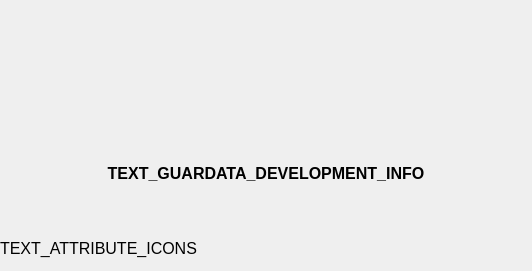
<?xml version="1.0" encoding="UTF-8"?>
<ui version="4.0">
 <class>AboutWidget</class>
 <widget class="QWidget" name="AboutWidget">
  <property name="geometry">
   <rect>
    <x>0</x>
    <y>0</y>
    <width>532</width>
    <height>271</height>
   </rect>
  </property>
  <property name="windowTitle">
   <string>Form</string>
  </property>
  <layout class="QVBoxLayout" name="verticalLayout">
   <property name="spacing">
    <number>30</number>
   </property>
   <property name="leftMargin">
    <number>0</number>
   </property>
   <property name="topMargin">
    <number>0</number>
   </property>
   <property name="rightMargin">
    <number>0</number>
   </property>
   <property name="bottomMargin">
    <number>0</number>
   </property>
   <item>
    <layout class="QHBoxLayout" name="horizontalLayout">
     <item>
      <spacer name="horizontalSpacer">
       <property name="orientation">
        <enum>Qt::Horizontal</enum>
       </property>
       <property name="sizeHint" stdset="0">
        <size>
         <width>40</width>
         <height>20</height>
        </size>
       </property>
      </spacer>
     </item>
     <item>
      <widget class="QLabel" name="label">
       <property name="minimumSize">
        <size>
         <width>500</width>
         <height>0</height>
        </size>
       </property>
       <property name="maximumSize">
        <size>
         <width>500</width>
         <height>16777215</height>
        </size>
       </property>
       <property name="text">
        <string/>
       </property>
       <property name="pixmap">
        <pixmap resource="../rc/resources.qrc">:/logos/images/logos/parsec.png</pixmap>
       </property>
       <property name="scaledContents">
        <bool>true</bool>
       </property>
       <property name="alignment">
        <set>Qt::AlignCenter</set>
       </property>
      </widget>
     </item>
     <item>
      <spacer name="horizontalSpacer_2">
       <property name="orientation">
        <enum>Qt::Horizontal</enum>
       </property>
       <property name="sizeHint" stdset="0">
        <size>
         <width>40</width>
         <height>20</height>
        </size>
       </property>
      </spacer>
     </item>
    </layout>
   </item>
   <item>
    <widget class="QLabel" name="label_version">
     <property name="font">
      <font>
       <pointsize>14</pointsize>
      </font>
     </property>
     <property name="text">
      <string/>
     </property>
     <property name="alignment">
      <set>Qt::AlignCenter</set>
     </property>
    </widget>
   </item>
   <item>
    <widget class="QLabel" name="label_2">
     <property name="font">
      <font>
       <pointsize>12</pointsize>
       <weight>75</weight>
       <bold>true</bold>
      </font>
     </property>
     <property name="text">
      <string>TEXT_GUARDATA_DEVELOPMENT_INFO</string>
     </property>
     <property name="alignment">
      <set>Qt::AlignCenter</set>
     </property>
    </widget>
   </item>
   <item>
    <widget class="QLabel" name="label_3">
     <property name="font">
      <font>
       <pointsize>12</pointsize>
      </font>
     </property>
     <property name="text">
      <string>TEXT_ATTRIBUTE_ICONS</string>
     </property>
    </widget>
   </item>
  </layout>
 </widget>
 <resources>
  <include location="../rc/resources.qrc"/>
 </resources>
 <connections/>
</ui>
